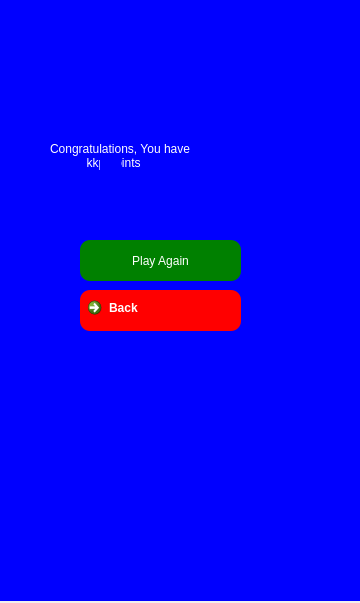
<?xml version="1.0" encoding="UTF-8"?>
<ui version="4.0">
 <class>Dialog</class>
 <widget class="QDialog" name="Dialog">
  <property name="geometry">
   <rect>
    <x>0</x>
    <y>0</y>
    <width>360</width>
    <height>603</height>
   </rect>
  </property>
  <property name="windowTitle">
   <string>Dialog</string>
  </property>
  <widget class="QWidget" name="widget_2" native="true">
   <property name="geometry">
    <rect>
     <x>0</x>
     <y>0</y>
     <width>361</width>
     <height>601</height>
    </rect>
   </property>
   <property name="styleSheet">
    <string notr="true">background-color: blue;</string>
   </property>
   <widget class="QLabel" name="label_7">
    <property name="geometry">
     <rect>
      <x>50</x>
      <y>80</y>
      <width>291</width>
      <height>151</height>
     </rect>
    </property>
    <property name="styleSheet">
     <string notr="true">font: 16pt &quot;MS Shell Dlg 2&quot;;
color: white;</string>
    </property>
    <property name="text">
     <string>Congratulations, You have
           kkp points</string>
    </property>
   </widget>
   <widget class="QLabel" name="label">
    <property name="geometry">
     <rect>
      <x>100</x>
      <y>160</y>
      <width>21</width>
      <height>21</height>
     </rect>
    </property>
    <property name="styleSheet">
     <string notr="true">background-image: url(:/newPrefix/coin.jpg);</string>
    </property>
    <property name="text">
     <string/>
    </property>
   </widget>
   <widget class="QPushButton" name="pushButton">
    <property name="geometry">
     <rect>
      <x>80</x>
      <y>240</y>
      <width>161</width>
      <height>41</height>
     </rect>
    </property>
    <property name="styleSheet">
     <string notr="true">background-color: green;
color: white;
font: 16pt &quot;MS Shell Dlg 2&quot;;
border-radius: 10px;</string>
    </property>
    <property name="text">
     <string>Play Again</string>
    </property>
    <property name="icon">
     <iconset>
      <normaloff>happy.png</normaloff>happy.png</iconset>
    </property>
    <property name="iconSize">
     <size>
      <width>32</width>
      <height>32</height>
     </size>
    </property>
   </widget>
   <widget class="QCommandLinkButton" name="commandLinkButton">
    <property name="geometry">
     <rect>
      <x>80</x>
      <y>290</y>
      <width>161</width>
      <height>41</height>
     </rect>
    </property>
    <property name="styleSheet">
     <string notr="true">background-color: red;
color: white;
font: 16pt &quot;MS Shell Dlg 2&quot;;
border-radius: 10px;</string>
    </property>
    <property name="text">
     <string>Back</string>
    </property>
    <property name="iconSize">
     <size>
      <width>32</width>
      <height>32</height>
     </size>
    </property>
   </widget>
  </widget>
 </widget>
 <resources/>
 <connections/>
</ui>
